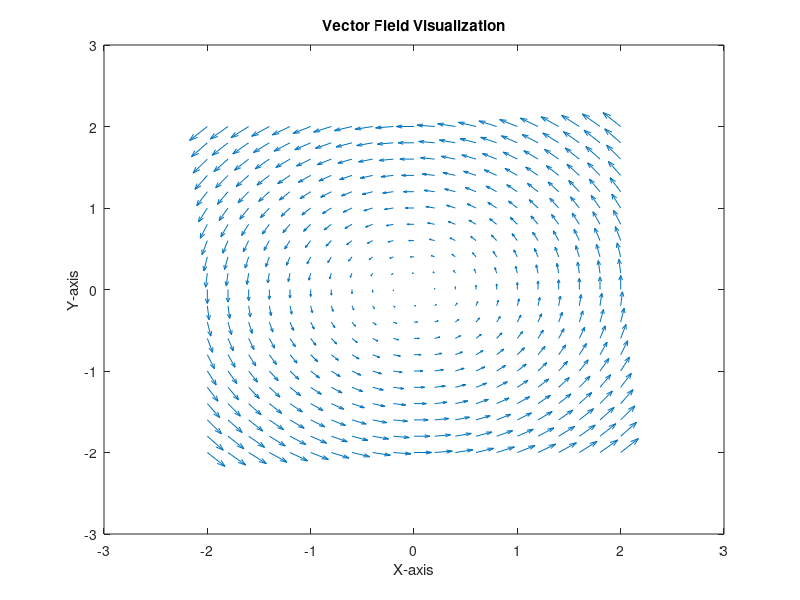
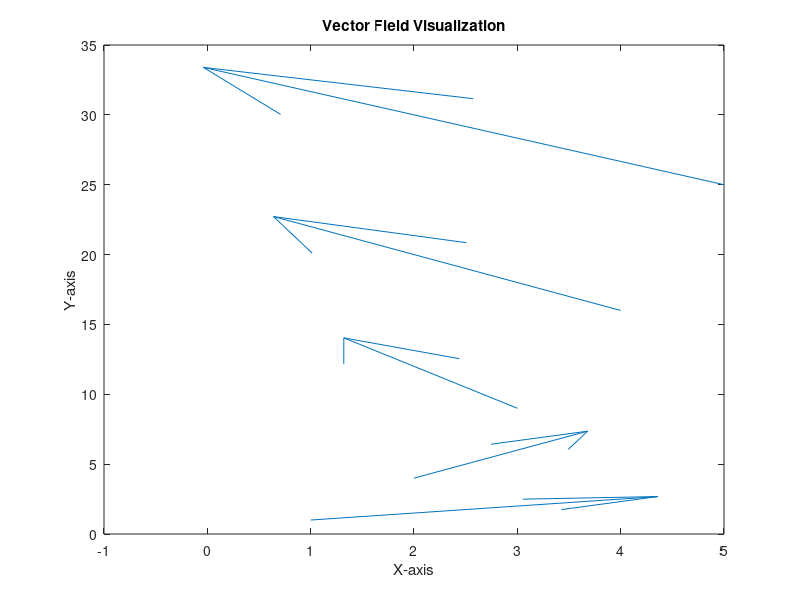

Source code (MATLAB) for these figures, in order:
% Define the grid
[x, y] = meshgrid(-2:0.2:2, -2:0.2:2);

% Define the vector field components
%coordinate x
u = -y;
%coordinate y
v = x;

% Visualize the vector field
figure(1)
quiver(x, y, u, v);
title('Vector Field Visualization');
xlabel('X-axis');
ylabel('Y-axis');

%przyklad rysowania funkcji
figure(2)
z = x.^2+y.^2;
mesh(x,y,z)

%%nowa metida

% Example data (replace these with your actual data)
x = [1, 2, 3, 4, 5];
y = [1, 4, 9, 16, 25];
u = [1, 0.5, -0.5, -1, -1.5];
v = [0.5, 1, 1.5, 2, 2.5];

% Visualize the vector field
quiver(x, y, u, v);
title('Vector Field Visualization');
xlabel('X-axis');
ylabel('Y-axis');
